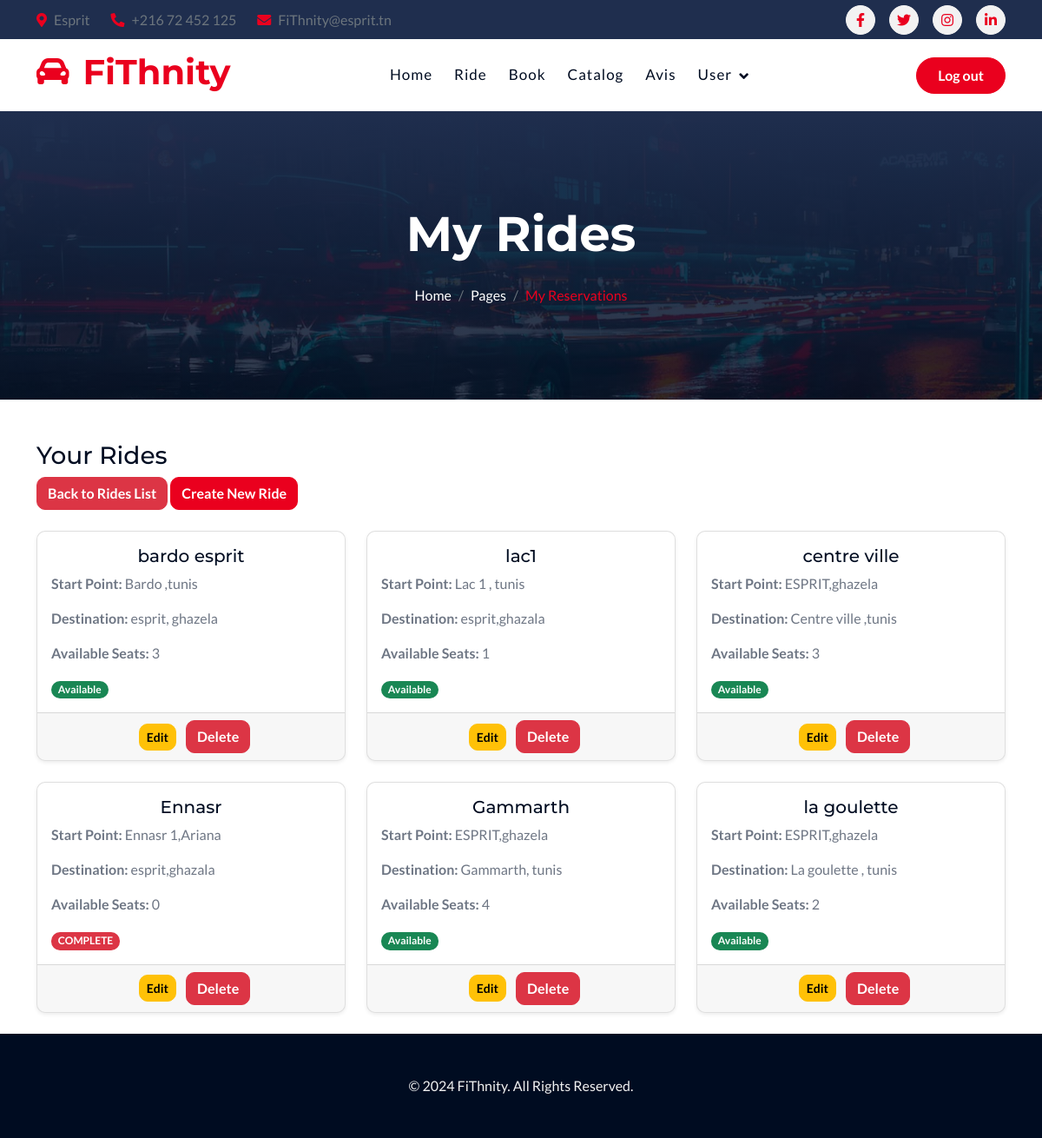
The page /rides/my_rides/ (signed in) on the database its author committed.
### Rides/models.py (models this page shows, shortened)
class Ride(models.Model):
    id_ride = models.IntegerField(primary_key=True)
    owner = models.ForeignKey(
        settings.AUTH_USER_MODEL,
        on_delete=models.CASCADE)
    name = models.CharField(
        max_length=100,
        validators=[RegexValidator(regex=r'^[\w\s]+$', message="The name can only contain alphanumeric characters.")]
    )
    description = models.TextField(blank=True, null=True)
    departure_time = models.DateTimeField(
        validators=[validate_future_date],  # Ensure the date and time are in the future
        error_messages={'required': "The departure date and time are required."},
    )
    start_point = models.CharField(
        max_length=255,
        validators=[validate_city_town],
        error_messages={'invalid': "The start point must be 'town, Tunisia'."}
    )
    destination = models.CharField(
        max_length=255,
        validators=[validate_city_town],
        error_messages={'invalid': "The destination must be 'town, Tunisia'."}
    )
    available_seats = models.PositiveIntegerField(
        default=0,
        validators=[MinValueValidator(1), MaxValueValidator(4)],  # Seats between 1 and 4
        error_messages={
            'min_value': "The number of available seats cannot be less than 1.",
            'max_value': "The number of available seats cannot be more than 4.",
            'invalid': "Please enter a valid number of available seats."
        }
    )
    price = models.DecimalField(
        max_digits=5,
        decimal_places=2,
        validators=[MinValueValidator(0), MaxValueValidator(15)],  # Max value updated to 15
        error_messages={
            'min_value': "The price must be greater than 0.",
            'max_value': "The price cannot be more than 15 DT.",
            'invalid': "Please enter a valid price."
        }
    )
    RECURRING_CHOICES = [
        ('ponctuel', 'Single Trip'),
        ('recurrent', 'Recurring Trip'),
    ]
    is_recurring = models.CharField(
        max_length=10,
        choices=RECURRING_CHOICES,
        default='ponctuel',  # Default to Single Trip
        error_messages={'invalid_choice': "Please choose between 'Single Trip' or 'Recurring Trip'."}
    )
    created_at = models.DateTimeField(auto_now_add=True)
    updated_at = models.DateTimeField(auto_now=True)
    def is_full(self):
        return self.available_seats == 0

### Rides/views.py (the view)
# urls.py: path('my_rides/', views.my_rides, name='my_rides'),
@login_required
def my_rides(request):
    if request.user.is_authenticated:
        user = request.user
    else:
        return redirect('options')   # For testing purposes
    user_rides = Ride.objects.filter(owner=user)
    return render(request, 'trajet/my_rides.html', {'user_rides': user_rides})

### template/trajet/my_rides.html (shortened to what this page needs)
{% include "../nav.html" %}
{% load static %}
    <div class="container-fluid bg-breadcrumb">
        <div class="container text-center py-5" style="max-width: 900px;">
            <h4 class="text-white display-4 mb-4 wow fadeInDown" data-wow-delay="0.1s">My Rides</h4>
            <ol class="breadcrumb d-flex justify-content-center mb-0 wow fadeInDown" data-wow-delay="0.3s">
                <li class="breadcrumb-item"><a href="index.html">Home</a></li>
                <li class="breadcrumb-item"><a href="#">Pages</a></li>
                <li class="breadcrumb-item active text-primary">My Reservations</li>
            </ol>
        </div>
    </div>
    <div class="container mt-5">
        <h3>Your Rides</h3>
        <div class="mb-4">
            <a href="{% url 'ride_list' %}" class="btn btn-danger">Back to Rides List</a>
            <a href="{% url 'create_ride' %}" class="btn btn-primary">Create New Ride</a>
        </div>
        <div class="row">
            {% for ride in user_rides %}
                <div class="col-md-4 mb-4">
                    <div class="card shadow-sm">
                        <div class="card-body">
                            <h5 class="card-title text-center">{{ ride.name }}</h5>
                            <p><strong>Start Point:</strong> {{ ride.start_point }}</p>
                            <p><strong>Destination:</strong> {{ ride.destination }}</p>
                            <p><strong>Available Seats:</strong> {{ ride.available_seats }}</p>
                            {% if ride.is_full %}
                                <span class="badge bg-danger">COMPLETE</span>
                            {% else %}
                                <span class="badge bg-success">Available</span>
                            {% endif %}
                        </div>
                        <div class="card-footer text-center">
                            <a href="{% url 'edit_ride' ride.pk %}" class="btn btn-warning btn-sm mx-2">Edit</a>
                            <a href="{% url 'delete_ride' ride.pk %}"
                            onclick="return confirm('Are you sure you want to delete this ride?');"
                            class="btn btn-danger">Delete</a>
                        </div>
                    </div>
                </div>
            {% empty %}
                <p>No rides available.</p>
            {% endfor %}
        </div>
    </div>
 <div class="container-fluid bg-dark text-light py-5">
    <div class="container text-center">
        <p class="m-0">© 2024 FiThnity. All Rights Reserved.</p>
    </div>
</div>
</body>
</html>

### static/css/style.css (style rules this page uses)
.btn { font-weight: 600; transition: .5s; }
.btn.btn-primary { color: var(--bs-white); }
.bg-breadcrumb { position: relative; overflow: hidden; background: linear-gradient(rgba(31, 46, 78, 1), rgba(0, 12, 33, 0.8)), url(../img/fact-bg.jpg); background-position: center top; background-repeat: no-repeat; background-size: cover; padding: 60px 0 60px 0; transition: 0.5s; }
.bg-breadcrumb .breadcrumb { position: relative; }
.bg-breadcrumb .breadcrumb .breadcrumb-item a { color: var(--bs-white); }

### rows shown on the page
Ride: name "bardo esprit", start_point "Bardo ,tunis", destination "esprit, ghazela", available_seats "3", shows "Available"
Ride: name "lac1", start_point "Lac 1 , tunis", destination "esprit,ghazala", available_seats "1", shows "Available"
Ride: name "centre ville", start_point "ESPRIT,ghazela", destination "Centre ville ,tunis", available_seats "3", shows "Available"
Ride: name "Ennasr", start_point "Ennasr 1,Ariana", destination "esprit,ghazala", available_seats "0", shows "COMPLETE"
Ride: name "Gammarth", start_point "ESPRIT,ghazela", destination "Gammarth, tunis", available_seats "4", shows "Available"
Ride: name "la goulette", start_point "ESPRIT,ghazela", destination "La goulette , tunis", available_seats "2", shows "Available"
